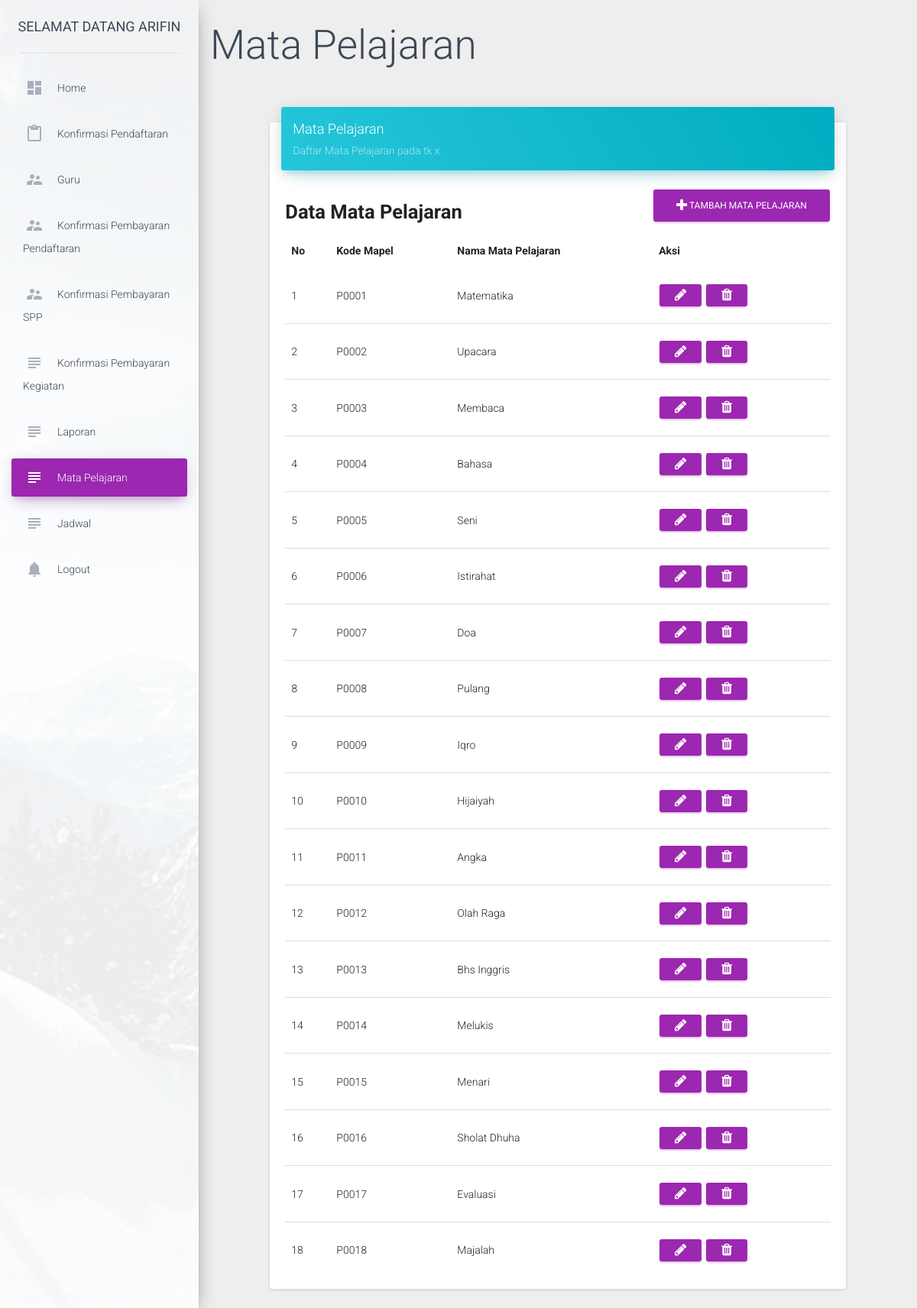
The app's page /dashboard/index.php?page=19 (signed in) with its own data.
### tables this page shows
CREATE TABLE `mapel` (
  `kode_mapel_kegiatan` char(5) NOT NULL DEFAULT '',
  `nama_mapel_kegiatan` varchar(255) DEFAULT NULL
);

### dashboard/include/mapel.php (the view, shortened to what this page needs)
<h1>Mata Pelajaran</h1>
<div class="row">
    <div class="col-sm-12 col-md-8 col-lg-10 col-lg-offset-1">
        <div class="card" style="margin-top: 50px">
            <div class="card-header" data-background-color="blue">
                <h4 class="title">Mata Pelajaran</h4>
                <p class="category">Daftar Mata Pelajaran pada tk x</p>
            </div>
            <div class="card-content">
                <a href="index.php?page=20" class="btn btn-primary btn-md pull-right"><i class="fa fa-plus"></i> Tambah Mata Pelajaran</a>
                <h3 style="overflow: hidden;"><b>Data Mata Pelajaran</b></h3>
				<table class="table table-hover">
					<thead>
						<tr>
							<td><b>No</b></td>
							<td><b>Kode Mapel</b></td>
							<td><b>Nama Mata Pelajaran</b></td>
							<td><b>Aksi</b></td>
						</tr>
					</thead>
				    <tbody>
				    	<?php
				    		$query = "SELECT * FROM mapel";
				    		$exec  = mysqli_query($conn,$query);
				    		if ($exec) {
				    			$count = mysqli_num_rows($exec);
				    			if ($count > 0) {
				    				$no = 0;
				    				while ($rows = mysqli_fetch_array($exec)) {
				    	?>
						    			<tr>
											<td><?php echo ++$no; ?></td>
											<td><?php echo $rows['kode_mapel_kegiatan'] ?></td>
											<td><?php echo $rows['nama_mapel_kegiatan'] ?></td>
											<td>
												<a href="index.php?page=21&id=<?php echo $rows['kode_mapel_kegiatan'] ?>" class="btn btn-primary btn-sm"><i class="fa fa-pencil"></i></a>
												<a href="include/hapus_mapel.php?id=<?php echo $rows['kode_mapel_kegiatan'] ?>" class="btn btn-primary btn-sm"><i class="fa fa-trash"></i></a>
											</td>
										</tr>
				    	<?php
				    				}
				    			}else{
				    	?>
				    			<tr>
									<td colspan="6" align="center"><h4><b>Kosong</b></h4></td>
								</tr>
				    	<?php
				    			}
				    		}else{
				    			echo mysqli_error($conn);
				    		}
				    	?>
				    </tbody>
				</table>
            </div>
        </div>
    </div>
</div>

### dashboard/index.php (shortened to what this page needs)
<?php
$role = "";
if ($_SESSION['role_user'] == 0) {
	$role = "Admin";
}
$getPage = $_GET['page'];
switch ($getPage) {
    case 19:
        $page               = "include/mapel.php";
        break;
}
?>
<!doctype html>
<html lang="en">
<head>
    <?php
    	include "include/libs.php";
    ?>
</head>
<body>
    <div class="wrapper">
        <div class="sidebar" data-color="purple" data-image="../assets/img/sidebar-1.jpg">
            <div class="logo">
                <a href="http://www.anggitprayogo.com" class="simple-text">
                    Selamat datang <?php $role == "Admin" ? print($nama_admin) : print($nama_panggilan); ?>
                </a>
            </div>
            <div class="sidebar-wrapper">
                <ul class="nav">
                    <li class="<?php $_SESSION['active'] == 1 ? print("active") : print("") ?>">
                        <a href="index.php?page=1">
                            <i class="material-icons">dashboard</i>
                            <p>Home</p>
                        </a>
                    </li>
                    <?php
					if ($role == "Admin") {
					?>
					<li class="<?php $_SESSION['active'] == 4 ? print("active") : print("") ?>">
                        <a href="index.php?page=7">
                            <i class="material-icons">content_paste</i>
                            <p>Konfirmasi Pendaftaran </p>
                        </a>
                    </li>
                    <li class="<?php $_SESSION['active'] == 6 ? print("active") : print("") ?>">
                        <a href="index.php?page=10">
                            <i class="material-icons">supervisor_account</i>
                            <p>Guru</p>
                        </a>
                    </li>
                    <li class="<?php $_SESSION['active'] == 8 ? print("active") : print("") ?>">
                        <a href="index.php?page=17">
                            <i class="material-icons">supervisor_account</i>
                            <p>Konfirmasi Pembayaran Pendaftaran</p>
                        </a>
                    </li>
                    <li class="<?php $_SESSION['active'] == 13 ? print("active") : print("") ?>">
                        <a href="index.php?page=25">
                            <i class="material-icons">supervisor_account</i>
                            <p>Konfirmasi Pembayaran SPP</p>
                        </a>
                    </li>
                    <li class="<?php $_SESSION['active'] == 14 ? print("active") : print("") ?>">
                        <a href="index.php?page=26">
                            <i class="material-icons">subject</i>
                            <p>Konfirmasi Pembayaran Kegiatan</p>
                        </a>
                    </li>
                    <li class="<?php $_SESSION['active'] == 9 ? print("active") : print("") ?>">
                        <a href="index.php?page=18">
                            <i class="material-icons">subject</i>
                            <p>Laporan</p>
                        </a>
                    </li>
                    <li class="<?php $_SESSION['active'] == 10 ? print("active") : print("") ?>">
                        <a href="index.php?page=19">
                            <i class="material-icons">subject</i>
                            <p>Mata Pelajaran</p>
                        </a>
                    </li>
                    <li class="<?php $_SESSION['active'] == 11 ? print("active") : print("") ?>">
                        <a href="index.php?page=22">
                            <i class="material-icons">subject</i>
                            <p>Jadwal</p>
                        </a>
                    </li>
					<?php
					}
					?>
                    <li>
                        <a href="../logout.php">
                            <i class="material-icons text-gray">notifications</i>
                            <p>Logout</p>
                        </a>
                    </li>
                </ul>
            </div>
        </div>
        <div class="main-panel">
            <div class="content">
                <div class="container-fluid">
                   <?php
                   include $page;
                   ?>
                </div>
            </div>
        </div>
    </div>
</body>
</html>

### dashboard/include/libs.php (shortened to what this page needs)
<link href="../assets/css/bootstrap.min.css" rel="stylesheet" />
<link href="../assets/css/material-dashboard.css?v=1.2.0" rel="stylesheet" />
<link href="../assets/css/demo.css" rel="stylesheet" />
<link href="../assets/css/font-awesome.min.css" rel="stylesheet">

### records on screen
mapel: kode_mapel_kegiatan "P0001", nama_mapel_kegiatan "Matematika"
mapel: kode_mapel_kegiatan "P0002", nama_mapel_kegiatan "Upacara"
mapel: kode_mapel_kegiatan "P0003", nama_mapel_kegiatan "Membaca"
mapel: kode_mapel_kegiatan "P0004", nama_mapel_kegiatan "Bahasa"
mapel: kode_mapel_kegiatan "P0005", nama_mapel_kegiatan "Seni"
mapel: kode_mapel_kegiatan "P0006", nama_mapel_kegiatan "Istirahat"
mapel: kode_mapel_kegiatan "P0007", nama_mapel_kegiatan "Doa"
mapel: kode_mapel_kegiatan "P0008", nama_mapel_kegiatan "Pulang"
mapel: kode_mapel_kegiatan "P0009", nama_mapel_kegiatan "Iqro"
mapel: kode_mapel_kegiatan "P0010", nama_mapel_kegiatan "Hijaiyah"
mapel: kode_mapel_kegiatan "P0011", nama_mapel_kegiatan "Angka"
mapel: kode_mapel_kegiatan "P0012", nama_mapel_kegiatan "Olah Raga"
mapel: kode_mapel_kegiatan "P0013", nama_mapel_kegiatan "Bhs Inggris"
mapel: kode_mapel_kegiatan "P0014", nama_mapel_kegiatan "Melukis"
mapel: kode_mapel_kegiatan "P0015", nama_mapel_kegiatan "Menari"
mapel: kode_mapel_kegiatan "P0016", nama_mapel_kegiatan "Sholat Dhuha"
mapel: kode_mapel_kegiatan "P0017", nama_mapel_kegiatan "Evaluasi"
mapel: kode_mapel_kegiatan "P0018", nama_mapel_kegiatan "Majalah"

### other values on screen
$nama_admin "ARIFIN"
